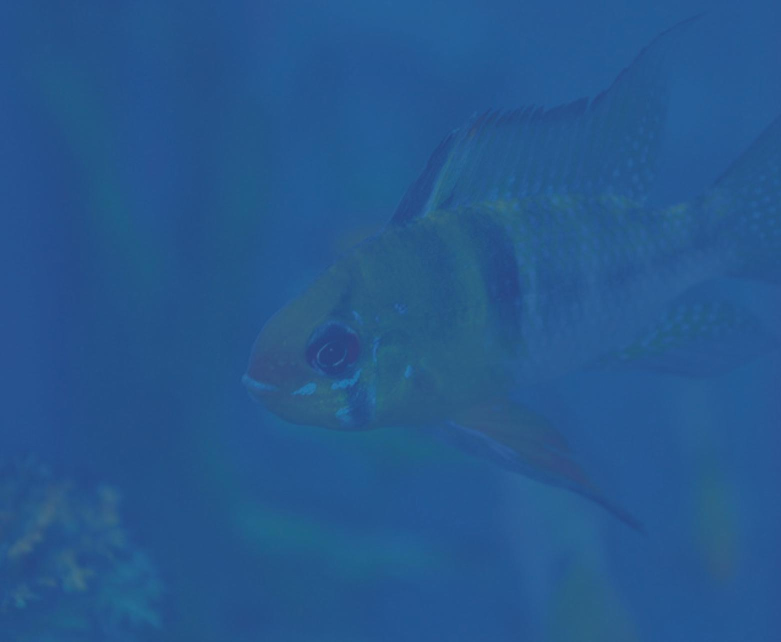
%> input picture Source code of UIER algorithms/CBF/image/1.jpg, 1562 x 1284 px (shown at 1/2 size)
$ octave --eval "result = main_2(imread('image/1.jpg'));"   (GNU Octave 9; MATLAB toolbox functions it lacks are replaced by stand-ins)
%> lines starting %> are read from the running program, lines starting %| are printed output that depends on the picture
### Source code of UIER algorithms/CBF/blueCompensate.m
function [ ret ] = blueCompensate( im )
%UNTITLED 此处显示有关此函数的摘要
%   此处显示详细说明
im=im2double(im);
[M, N, ~]=size(im);
%> M = 1284; N = 1562
r=im(:,:,1);
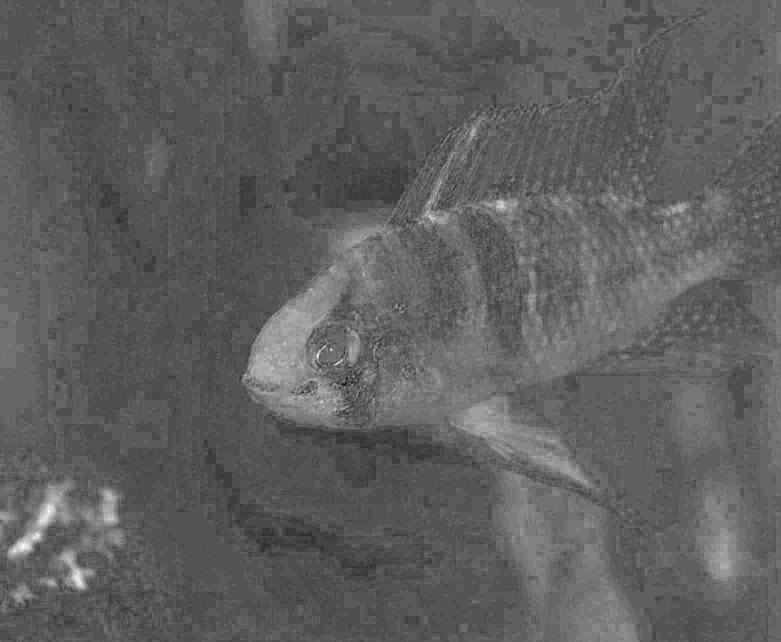
%> r: size 1284x1562 double (shown at 1/2 size); min 0.0824, max 0.259, mean 0.148; drawn with min black and max white
g=im(:,:,2);
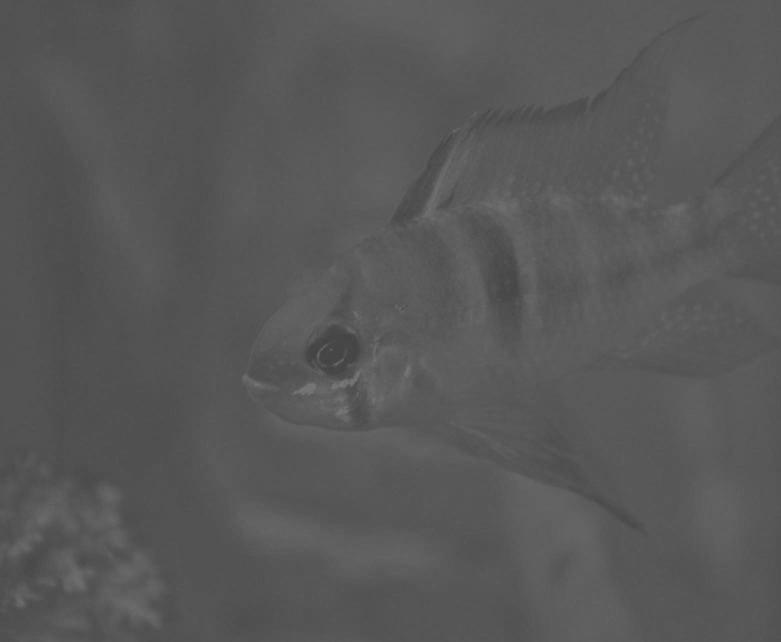
%> g: size 1284x1562 double (shown at 1/2 size); min 0.255, max 0.482, mean 0.344
b=im(:,:,3);
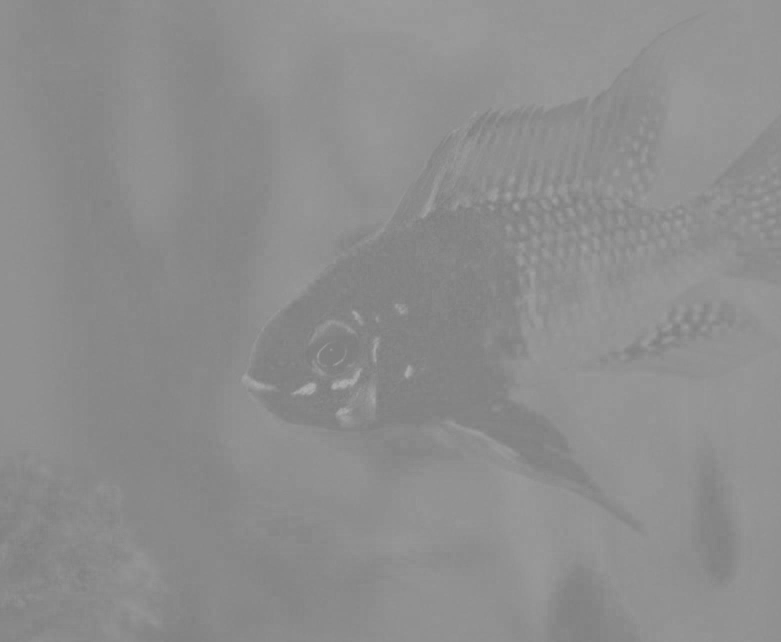
%> b: size 1284x1562 double (shown at 1/2 size); min 0.482, max 0.686, mean 0.555
meanR=mean(mean(r));
%> meanR = 0.148
meanB=mean(mean(b));
%> meanB = 0.555
meanG=mean(mean(g));
%> meanG = 0.344
for i=1:M
    for j=1:N
        b(i, j)=b(i, j)+(meanG-meanB)*(1-b(i, j))*g(i, j);
        r(i, j)=r(i, j)+(meanG-meanR)*(1-r(i, j))*g(i, j);
    end
end
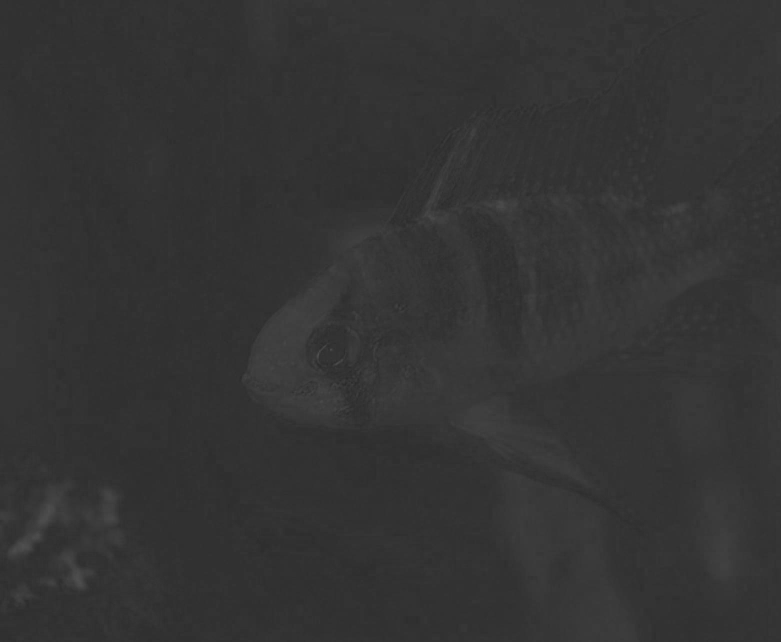
%> r: size 1284x1562 double (shown at 1/2 size); min 0.16, max 0.321, mean 0.206
ret(:,:,1)=r;
ret(:,:,2)=g;
ret(:,:,3)=b;
end

### Source code of UIER algorithms/CBF/simple_color_balance.m
% 对图像进行灰度世界白平衡处理
% 再进行直方图自动对比度调整
function  output = simple_color_balance(image)

num = 255;

r = image(:, :, 1);
g = image(:, :, 2);
b = image(:, :, 3);

Ravg = mean(mean(r));
%> Ravg = 0.206
Gavg = mean(mean(g));
%> Gavg = 0.344
Bavg = mean(mean(b));
%> Bavg = 0.522

avgRGB = [Ravg, Gavg, Bavg];
%> avgRGB = [0.206 0.344 0.522]
grayValue = (Ravg + Gavg + Bavg)/3;
%> grayValue = 0.357
scaleValue = grayValue./avgRGB;
%> scaleValue = [1.74 1.04 0.684]
%
% for i=1:3
%     op(:,:,i)=image(:,:,i).*scaleValue(i);
% end
% figure;imshow(op);
satLevel =  0.005 * scaleValue;
%> satLevel = [0.00869 0.0052 0.00342]


[m,n,p] = size(image);
%> m = 1284; n = 1562; p = 3
imgRGB_orig = zeros(p, m*n);

for i = 1 : p
   imgRGB_orig(i, : ) = reshape(double(image(:, :, i)), [1, m * n]);
end

imRGB = zeros(size(imgRGB_orig));

%直方图对比度调整
for ch = 1 : p
    q = [satLevel(ch), 1 - satLevel(ch)];
    tiles = quantile(imgRGB_orig(ch, :), q);
    temp = imgRGB_orig(ch, :);
    temp(find(temp < tiles(1))) = tiles(1);
    temp(find(temp > tiles(2))) = tiles(2);
    imRGB(ch, :) = temp;
    pmin = min(imRGB(ch, :));
    pmax = max(imRGB(ch, :));

% fac(A) = Amin + (A - Alow) * (Amax -Amin)/(Ahigh - Alow)
% 对于8bit图像，Amin = 0，Amax = 255
    imRGB(ch, :)  = (imRGB(ch, :) - pmin) * num /(pmax - pmin);
end
%> this loop made 3 passes
%> (q, pmin, pmax) on passes 1 to 3: ([0.00869 0.991], 0.186, 0.25), ([0.0052 0.995], 0.298, 0.396), ([0.00342 0.997], 0.469, 0.572)

output = zeros(size(image));

for i = 1 : p
        output(:, :, i) = reshape(imRGB(i, :), [m, n]);
end
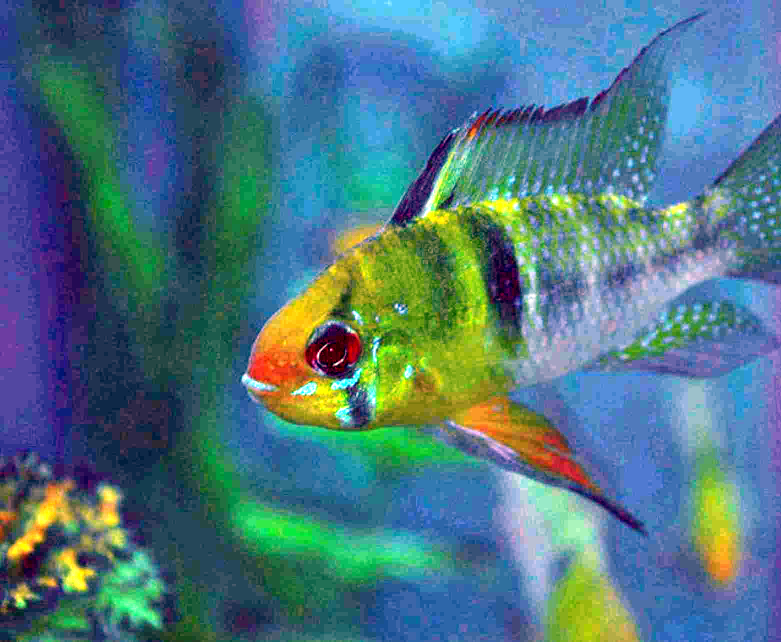
%> output: size 1284x1562x3 double (shown at 1/2 size); mean R, G, B 76.9, 118.4, 130.8
%  for i=1:3
%    output(:,:,i)=output(:,:,i).*scaleValue(i);
%  end
% figure;imshow(op);

output = uint8(output);
%> output: size 1284x1562x3 uint8

end

### Source code of UIER algorithms/CBF/gammaCorrection.m
function [ result ] = gammaCorrection(image, a, gamma)
%> called with a = 1, gamma = 1.1
%UNTITLED 此处显示有关此函数的摘要
%   此处显示详细说明

image = im2double(image);

result = a * (image .^ gamma);

end

### Source code of UIER algorithms/CBF/sharp.m
function [ result ] = sharp(image)

image = im2double(image);

GaussKernel = fspecial('gaussian', 5, 3);

imBlur = imfilter(image,GaussKernel);
unSharpMask = image - imBlur;
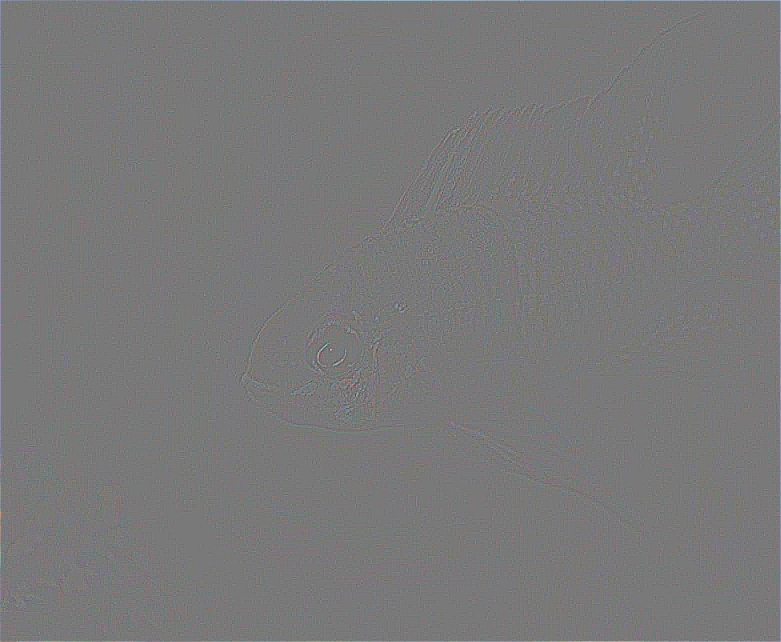
%> unSharpMask: size 1284x1562x3 double (shown at 1/2 size); mean R, G, B 0.000492, 0.000656, 0.000949; drawn with min black and max white
stretchIm = hisStretching(unSharpMask);

result = (image + stretchIm)/2;
end

### Source code of UIER algorithms/CBF/hisStretching.m
function [ result ] = hisStretching( im )
%直方图拉伸（归一化）
im=im2double(im);
[M,N,~] = size(im);
%> M = 1284; N = 1562

r=im(:,:,1);
g=im(:,:,2);
b=im(:,:,3);

maxR=zeros(1,1);
maxG=zeros(1,1);
maxB=zeros(1,1);
minR=ones(1,1);
minG=ones(1,1);
minB=ones(1,1);

for i=1:M
    for j=1:N
        if(r(i,j) < minR(1,1))
            minR(1,1) = r(i,j);
        else
            maxR(1,1) = r(i,j);
        end

        if(g(i,j) < minG(1,1))
            minG(1,1) = g(i,j);
        else
            maxG(1,1) = g(i,j);
        end

        if(b(i,j)<minB(1,1))
            minB(1,1)=b(i,j);
        else
            maxB(1,1)=b(i,j);
        end
    end
end


for i=1:M
    for j=1:N
        r(i,j)=(r(i,j)-minR(1,1))/(maxR(1,1)-minR(1,1));
        g(i,j)=(g(i,j)-minG(1,1))/(maxG(1,1)-minG(1,1));
        b(i,j)=(b(i,j)-minB(1,1))/(maxB(1,1)-minB(1,1));
    end
end

result = cat(3, r, g, b);
end

### Source code of UIER algorithms/CBF/main_2.m
% clc;
% clear all;
% close all;

function fusion= main_2(im)
% im = imread('D:\实验\raw-890\910_img_.png');
% figure,imshow(im),xlabel('origin image');

% red channel recover
% im0 = redCompensate(im,5);
% figure, subplot(2,2,1)
% imshow(im0);
% xlabel('red channel compensate');

% blue channel recover
% In murky waters or high water levels or the presence of plankton in abundance that causes the blue channel to attenuate strongly,Supplement the blue channel
im1 = blueCompensate(im);
subplot(2,3,3)
imshow(im1);
xlabel('blue channel compensate')

% white balance enhancement
im2 = simple_color_balance(im1);
subplot(2,2,2)
imshow(im2);
xlabel('white balance');
figure;imshow(im2);

% gamma correction
input1 = gammaCorrection(im2,1,1.1);
subplot(2,2,3)
imshow(input1);
xlabel('gamma correction');

% sharpen
input2 = sharp(im2);
subplot(2,2,4)
imshow(input2);
% xlabel('sharp');
% input1=im2double(imread('C:\Users\李鑫杰\Desktop\test\my516.jpg'));
% input2=im2double(imread('C:\Users\李鑫杰\Desktop\test\my5160.jpg'));
%.................................................%
% calculate weight
%.................................................%
lab1 = rgb_to_lab(input1);
lab2 = rgb_to_lab(input2);
R1 = double(lab1(:, :, 1)/255);
R2 = double(lab2(:, :, 1)/255);

% 1. Laplacian contrast weight (Laplacian filiter on input luminance channel)
WL1 = abs(imfilter(R1, fspecial('Laplacian'), 'replicate', 'conv'));
WL2 = abs(imfilter(R2, fspecial('Laplacian'), 'replicate', 'conv'));

% 2. Saliency weight
WS1 = saliency_detection(input1);
WS2 = saliency_detection(input2);

% 3. Saturation weight
WSat1 = Saturation_weight(input1);
WSat2 = Saturation_weight(input2);

% normalized weight
[W1, W2] = norm_weight(WL1, WS1, WSat1, WL2 , WS2, WSat2);

%.................................................%
% image fusion
% R(x,y) = sum G{W} * L{I}
%.................................................%
level = 3;

% weight gaussian pyramid
Weight1 = gaussian_pyramid(W1, level);
Weight2 = gaussian_pyramid(W2, level);

% image laplacian pyramid
% input1
r1 = laplacian_pyramid(double(double(input1(:, :, 1))), level);
g1 = laplacian_pyramid(double(double(input1(:, :, 2))), level);
b1 = laplacian_pyramid(double(double(input1(:, :, 3))), level);
% input2
r2 = laplacian_pyramid(double(double(input2(:, :, 1))), level);
g2 = laplacian_pyramid(double(double(input2(:, :, 2))), level);
b2 = laplacian_pyramid(double(double(input2(:, :, 3))), level);

% fusion
for i = 1 : level
    R_r{i} = Weight1{i} .* r1{i} + Weight2{i} .* r2{i};
    G_g{i} = Weight1{i} .* g1{i} + Weight2{i} .* g2{i};
    B_b{i} = Weight1{i} .* b1{i} + Weight2{i} .* b2{i};
end

% pyramin reconstruct
R = pyramid_reconstruct(R_r);
G = pyramid_reconstruct(G_g);
B = pyramid_reconstruct(B_b);

fusion = cat(3, R,G,B);
% uiqm = UIQM(fusion)
% uciqe = UCIQE(fusion)

% figure,imshow(fusion),title('fusion image');
% imwrite(fusion,'C:\Users\李鑫杰\Desktop\an\910.jpg')
%> (the run ends here)
